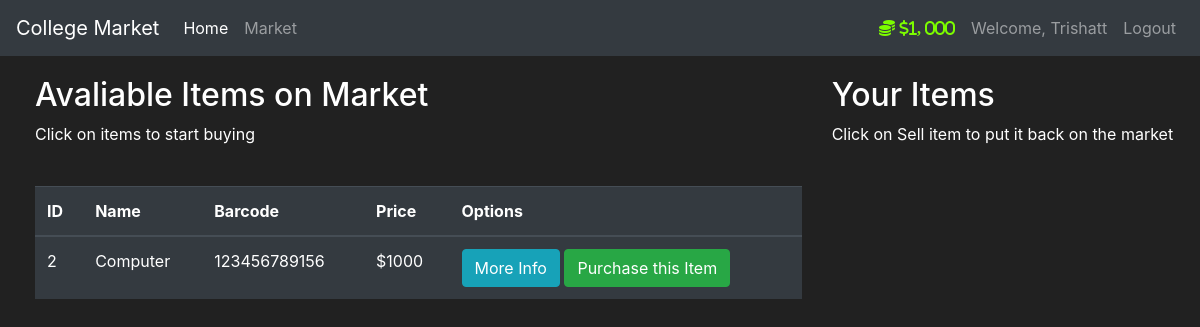
The page /market (signed in) on the database as committed earlier.
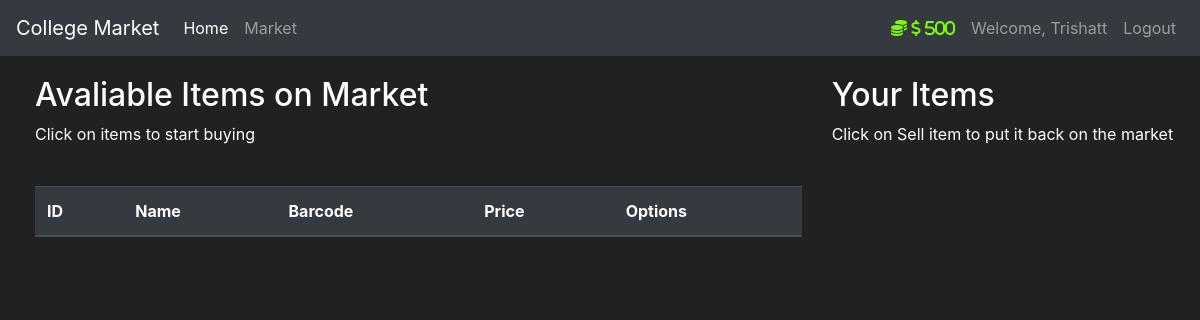
The same page on the database as committed later.
### market/models.py (models this page shows, shortened)
class User(db.Model, UserMixin):
    id = db.Column(db.Integer(), primary_key=True)
    username = db.Column(db.String(length=30), nullable = False ,unique=True)
    email_address = db.Column(db.String(length=50),nullable = False, unique=True)
    password_hash = db.Column(db.String(length=60), nullable = False)
    budget = db.Column(db.Integer(), nullable = False, default = 1000)
    items = db.relationship('Item', backref='owned_user', lazy = True)
    @property
    def nice_budget(self):
        if len(str(self.budget)) >= 4:
            return f'${str(self.budget)[:-3]}, {str(self.budget)[-3:]}'
        else:
            return f"$ {self.budget}"
    @property
    def password(self):
        return self.password

class Item(db.Model):
    id = db.Column(db.Integer(), primary_key=True)
    name = db.Column(db.String(length=30), nullable=False,unique = True )
    price = db.Column(db.Integer(), nullable = False)
    barcode = db.Column(db.String(length=12), nullable = False, unique = True)
    description = db.Column(db.String(length=1000), nullable = False, unique = True)
    owner = db.Column(db.Integer(), db.ForeignKey('user.id'))

### market/routes.py (the view, shortened to what this page needs)
@app.route('/market',methods=['GET','POST'])
@login_required
def market_page():
    purhcase_form = PurchaseItemForm()
    if request.method == "GET":
        items = Item.query.filter_by(owner=None)
        return render_template('market.html', items = items, purhcase_form =purhcase_form )

### market/models.py (called while the page is built)
@login_manager.user_loader
def load_user(user_id):
    return User.query.get(int(user_id))

### market/templates/market.html (shortened to what this page needs)
{% extends 'base.html' %}
{% block content %}
<div class="row" style="margin-top:20px; margin-left:20px">
    <div class="col-8">
        <h2>
            Avaliable Items on Market
        </h2>
        <p>
            Click on items to start buying
        </p>
        <br>
        <table class="table table-hover table-dark">
            <thead>
                <tr>
                    <th scope="col">ID</th>
                    <th scope="col">Name</th>
                    <th scope="col">Barcode</th>
                    <th scope="col">Price</th>
                    <th scope="col">Options</th>
                </tr>
            </thead>
            <tbody>
            {% for item in items %}
                <tr>
                    <td>{{item.id}}</td>
                    <td>{{item.name}}</td>
                    <td>{{item.barcode}}</td>
                    <td>${{item.price}}</td>
                    <td>
                        <button class="btn btn-outline btn-info" data-toggle="modal" data-target="#Modal-MoreInfo-{{ item.id }}">More Info</button>
                        <button class="btn btn-outline btn-success" data-toggle="modal" data-target="#Modal-PurchaseConfirm-{{ item.id }}">Purchase this Item</button>
                    </td>
                </tr>
            {% endfor %}
            </tbody>
        </table>
    </div>
    <div class="col-4">
        <h2>
            Your Items
        </h2>
        <p>
            Click on Sell item  to put it back on the market
        </p>
        <br>
    </div>
</div>
{% endblock %}

### market/templates/base.html (shortened to what this page needs)
<!doctype html>
<html lang="en">
   <head>
      <link rel="stylesheet" href="https://cdn.jsdelivr.net/npm/bootstrap@4.5.3/dist/css/bootstrap.min.css">
   </head>
   <body>
      <nav class="navbar navbar-expand-md navbar-dark bg-dark">
        <a class="navbar-brand" href="#">College Market</a>
        <div class="collapse navbar-collapse" id="navbarNav">
          <ul class="navbar-nav mr-auto">
            <li class="nav-item active">
                <a class="nav-link" href="{{ url_for('home_page') }}">Home <span class="sr-only">(current)</span></a>
            </li>
            <li class="nav-item">
                <a class="nav-link" href="{{ url_for('market_page') }}">Market</a>
            </li>
        </ul>
            {% if current_user.is_authenticated %}
            <ul class="navbar-nav">
                <li class="nav-item">
                    <a class="nav-link" style="color: lawngreen; font-weight: bold">
                        <i class="fas fa-coins">
                            {{ current_user.nice_budget }}
                        </i>
                    </a>
                </li>
                <li class="nav-item">
                    <a class="nav-link">Welcome, {{ current_user.username}}</a>
                </li>
                <li class="nav-item">
                    <a class="nav-link" href="{{ url_for('logout_page') }}">Logout</a>
                </li>
            </ul>
            {% endif %}
        </div>
    </nav>
      {% block content %}
      {% endblock %}
   </body>
</html>

### market/templates/base.html (style rules this page uses)
body { background-color: #212121; color: white }

Rows that differ between the two databases and show on the page:
no longer on this page (row edited): Item: id "2", name "Computer", barcode "123456789156", price "1000"
changed User "Trishatt": nice_budget "$1, 000" → "$ 500"
